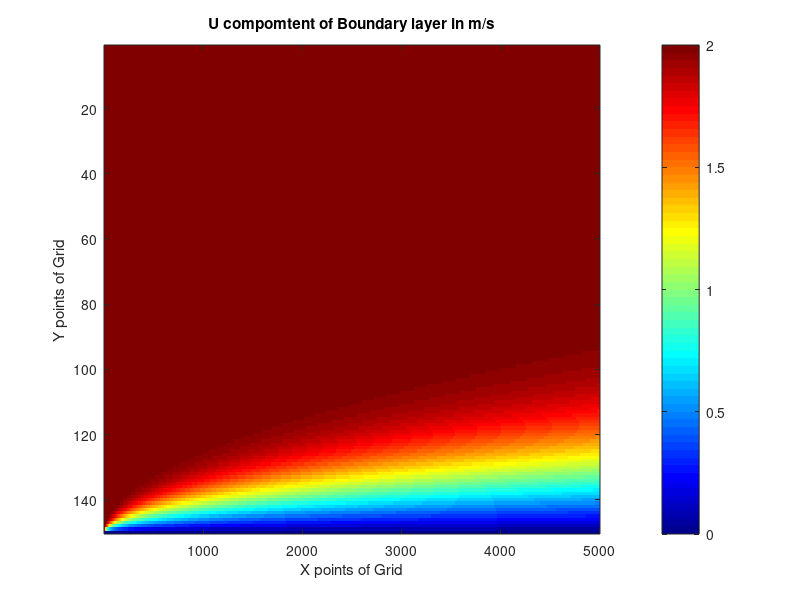
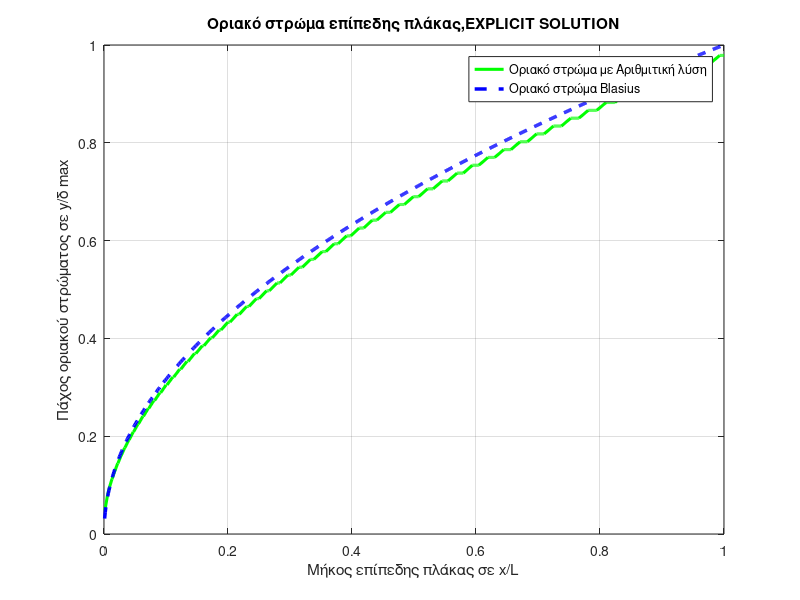
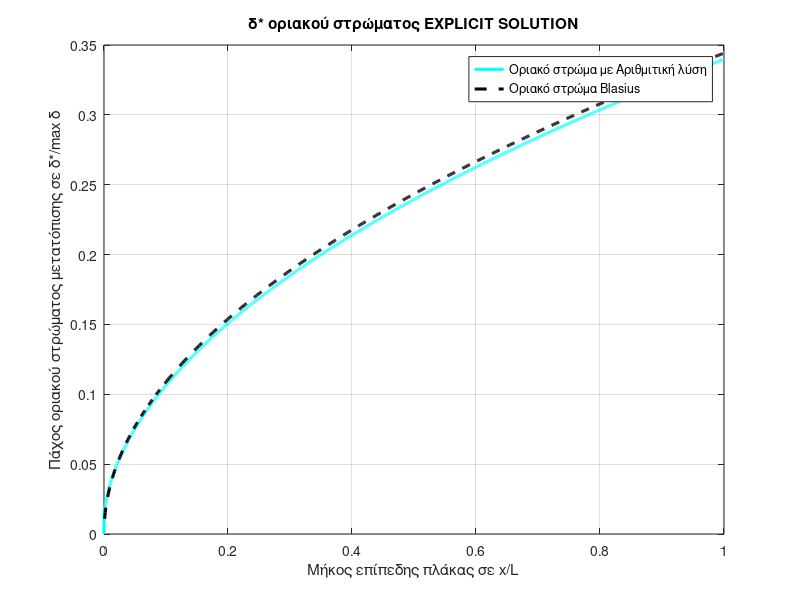
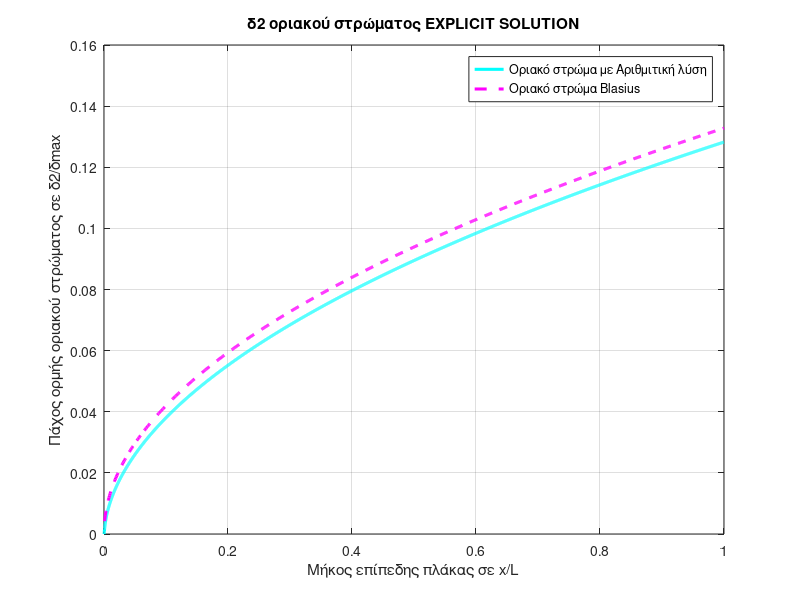

These figures' MATLAB source, in order:
clc
clear
tic
lamdaX = 10; %% μηκος πλάκας
U = 2;       %%boundary condjtjon for x component jn m/s
lamdaY = 0.1; %% ύψος παρατήρησης


Xpoints = 5000 ;              %%%grjd pojnts jn x-djrectjon  είναι στήλες
Ypoints = 150  ;             %%%grjd pojnts jn y-djrectjon  είναι γραμμές
StepX = (lamdaX/(Xpoints-1));   %%% step jn x-djrectjon
StepY = (lamdaY/(Ypoints-1));   %%% step jn y-djrectjon
Grid = zeros((Ypoints),(Xpoints)); %%%2D grjd

V = 1.4*10^(-5);        %%% Air's Viscocity
v = zeros(size(Grid));  %%% initial condition for v component
u = zeros(size(Grid));  %%% initial condition for u component 
              
u(end,:) = 0;           %%% No slip condition 
u(:,1) = U;             %%% Free stream στήλη
u(1,:)=U;               %%% Free stream στο άπειρο

%%%% i for Y direction %%%%   %%% i είναι οι σειρές %%%
%%%% j for X direction %%%%   %%% j ειναι οι στήλες %%%

for  j = 1:Xpoints-1             
    
   for i = Ypoints-1:-1:2
    
    %%% Second   equation
    du2dy2 = V*((u(i-1,j) - 2*(u(i,j)) + u(i+1,j))/(StepY^2));
    vdudy = v(i,j)*(u(i-1,j) - u(i,j))/StepY;
    u(i,j+1) = (du2dy2 - vdudy)*(StepX/u(i,j)) + u(i,j);
    
    %%% First equation
    dudx = (u(i,j+1)-u(i,j))/StepX;
    v(i-1,j) = (-dudx)*StepY + v(i,j);
    
   end
 
end

u_array = flip(u);

figure;
% Define custom color limits
cmin = 0; % Minimum value
cmax = 2; % Maximum value
%Create a heatmap using imagesc with the Jet colormap and custom color limits
colormap(jet);
imagesc(u, [cmin, cmax]);
% Set axis labels and title
xlabel('Χ points of Grid');
ylabel('Y points of Grid');
title('U compomtent of Boundary layer in m/s');
colorbar
toc




%%%% COMPARE WITH ANALYTICAL BLASIUS SOLUTION PDE %%%%
b=1;
k=0:0.01:lamdaX;
delta = zeros(length(k),1);
delta1 = zeros(length(k),1);
delta2 = zeros(length(k),1);
Cf_blasius = zeros(length(k),1);

for  k = 0:0.01:lamdaX
     
    Rex = U*k/V;
    
    %%% Thickness %%%
    delta(b,1) = 5*k/(Rex^(1/2));
    %%% Displacemnt Thickness %%%
    delta1(b) = 1.721*k/(Rex^(1/2));
    %%% momentum thicknes Thickness %%%
    delta2(b) = 0.664*k/(Rex^(1/2));
    %%% Friction Coeff %%%
    Cf_blasius(b) = 0.664/(Rex^(1/2));
    
    b=b+1;


end
k=0:0.01:lamdaX;

%%% ΕΥΡΕΣΗ ΠΑΧΟΥΣ ΟΡΙΑΚΟΥ ΣΤΡΩΜΑΤΟΣ %%%
u_array = u_array';
[rows, cols] = size(u_array);
% Find  values between 1.98 and 1.99
values = find(u_array >= 1.9815 & u_array <= 1.9830);
% Extract row and column indices for each valid value
Rows = mod(values - 1, rows) + 1; % Convert index to row number
Columns = floor((values - 1) / rows) + 1; % Convert index to column number

% Διάγραμμα για πάχος οριακού στρώματος αναλυτικά και αριθμητικά
figure;
plot((Rows*StepX)/lamdaX, StepY*Columns/max(delta), 'g','LineWidth',2.2);
xlabel('Μήκος επίπεδης πλάκας σε x/L');
ylabel('Πάχος οριακού στρώματος σε y/δ max');
title('Οριακό στρώμα επίπεδης πλάκας,EXPLICIT SOLUTION');
grid on
hold on
plot(k/lamdaX,delta/max(delta),'b--','LineWidth',2.5)
legend('Οριακό στρώμα με Αριθμιτική λύση', 'Οριακό στρώμα Blasius');
xlim([0 1])
                %Απόκλιση 
Div1=abs((StepY*Columns(end)-delta(end))/delta(end));

% Διάγραμμα για πάχος μετατόπισης οριακού στρώματος αναλυτικά και αριθμητικά
figure
x = 0:0.002:10-0.002; 
disp =sum(1 - u(:,1:1:5000)/U)*StepY; %% ολοκλήρωμα μετατόπισης

plot(x/lamdaX,(sum(1 - u(:,1:1:5000)/U)*StepY)/max(delta),'c','LineWidth',2.2);
hold on
plot(k/lamdaX , delta1/max(delta),'k--','LineWidth',2.2)
xlabel('Μήκος επίπεδης πλάκας σε x/L');
ylabel('Πάχος οριακού στρώματος μετατόπισης σε δ*/max δ');
title('δ* οριακού στρώματος EXPLICIT SOLUTION');
legend('Οριακό στρώμα με Αριθμιτική λύση', 'Οριακό στρώμα Blasius')
grid on
                %Απόκλιση
Div2 = abs((disp(end)-delta1(end))/delta1(end));

% Διάγραμμα για πάχος ΟΡΜΗΣ οριακού στρώματος αναλυτικά και αριθμητικά
figure
Theta = sum(u/U - (u.^2)/(U^2))*StepY;  %Ολοκλήρωμα ορμής 
plot(x/lamdaX,(sum(u/U - (u.^2)/(U^2))*StepY)/max(delta),'c','LineWidth',2.2)
hold on
plot(k/lamdaX , delta2/max(delta),'m--','LineWidth',2.2)
xlabel('Μήκος επίπεδης πλάκας σε x/L');
ylabel('Πάχος ορμής οριακού στρώματος σε δ2/δmax');
title('δ2 οριακού στρώματος EXPLICIT SOLUTION');
legend('Οριακό στρώμα με Αριθμιτική λύση', 'Οριακό στρώμα Blasius')
grid on
                   %Απόκλιση
Div3 = abs((Theta(end)-delta2(end))/delta2(end));

% Διάγραμμα για τοπικό συντελεστή τριβής
Tw=2*Theta; %Διατμητική τάση

figure
plot(k,Cf_blasius,'r--','LineWidth',2.2)
hold on
plot(x,Tw./x,'b-','LineWidth',2)
xlabel('Μήκος επίπεδης πλάκας σε m');
ylabel('Cf');
title('Τοπικός συντελεστής τριβής, EXPLICIT SOLUTION');
legend('Οριακό στρώμα με Αριθμιτική λύση', 'Οριακό στρώμα Blasius')
grid on




fprintf('Η απόκλιση πάχους οριακού στρώματος είναι%d %%\n', Div1*100);
fprintf('Η απόκλιση οριακού στρώματος μετατόπισης είναι %d %%\n', Div2*100);
fprintf('Η απόκλιση οριακού στρώματος ορμής είναι %d %%\n', Div3*100);